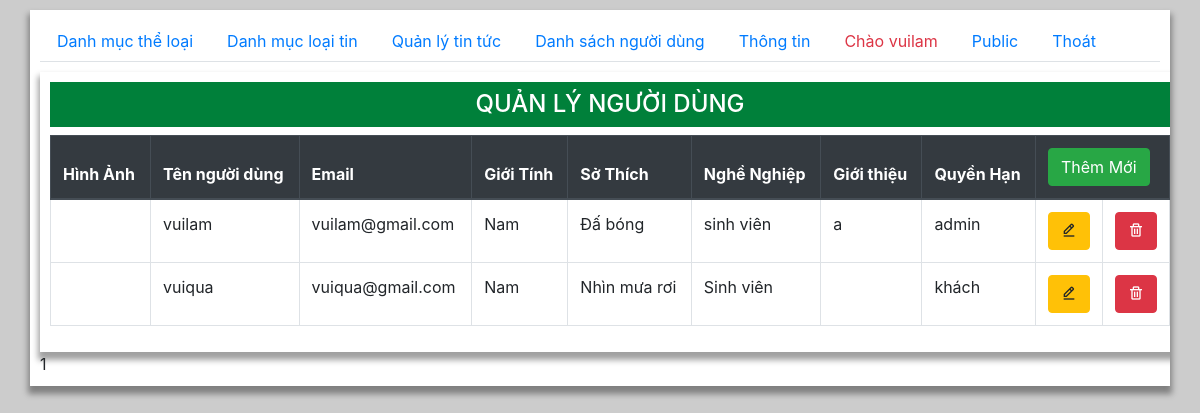
/admin/index.php?page=user (signed in), run on the app's committed database.
### tables this page shows
CREATE TABLE `users` (
  `user_id` int(11) NOT NULL,
  `user_name` varchar(100) DEFAULT NULL,
  `email` varchar(150) DEFAULT NULL,
  `password` varchar(50) DEFAULT NULL,
  `created_at` datetime DEFAULT NULL,
  `gt` varchar(10) DEFAULT NULL,
  `file_img` varchar(300) DEFAULT NULL,
  `hobby` varchar(100) DEFAULT NULL,
  `nghe_nghiep` varchar(100) DEFAULT NULL,
  `intro` longtext DEFAULT NULL,
  `group_id` tinyint(1) DEFAULT 0
);

### functions.php (called while the page is built, shortened)
<?php
  function executeResult($sql)  {
    $conn= new mysqli(DB_HOST,DB_USERNAME,DB_PASSWORD,DB_NAME);
    mysqli_set_charset($conn, "utf8");
    $result=mysqli_query($conn,$sql);
    $data=[];
    if($result!=null){
        while ($row=mysqli_fetch_assoc($result)) {
            $data[]=$row;
        }
    }
    return $data;
  }
?>

### admin/user.php (the view, shortened to what this page needs)
<?php
   require_once "../functions.php";
   $sql="SELECT * FROM users";
   $result=executeResult($sql);
?>
<div class="container">
    <h2 class="py-2 text-center h4 ">QUẢN LÝ NGƯỜI DÙNG</h2>
    <table class="table table-hover table-bordered">
    <thead  class="thead-dark" >
        <tr>
            <th style="width:100px">Hình Ảnh </th>
            <th>Tên người dùng</th>
            <th>Email</th>
            <th>Giới Tính</th>
            <th>Sở Thích</th>
            <th>Nghề Nghiệp</th>
            <th>Giới thiệu</th>
            <th>Quyền Hạn</th>
            <th colspan="2">
            <a class="btn btn-success" href="/admin/index.php?page=user_them_sua">Thêm Mới</a>
            </th>
        </tr>
    </thead>
    <tbody>
        <?php
            foreach ($result as $item) {
                $gt= $item['gt']?"Nữ":'Nam';
                $admin= $item['group_id']?"admin":'khách';
                echo "<tr>
                        <td>  <img  style=\"width:100%\"  src=\"$item[file_img]\" alt=\"\"></td>
                        <td>$item[user_name]</td>
                        <td>$item[email]</td>
                        <td>$gt</td>
                        <td>$item[hobby]</td>
                        <td>$item[nghe_nghiep]</td>
                        <td>$item[intro]</td>
                        <td>$admin</td>
                        <td style=\"width:60px\"><a href=\"./user_them_sua.php?idLT=$item[user_id]\"><button class=\"btn btn-warning\"><i class='bx bx-edit-alt'></i></button></a></td>
                        <td style=\"width:60px\"><button class=\"btn btn-danger\" onclick=\"deleteUser($item[user_id])\"><i class='bx bx-trash'></i></button></td>
                    </tr>";
            }
        ?>
    </tbody>
</table>
</div>

### admin/main.css (style rules this page uses)
body { width: 100%; min-height:100vh; background: #ccc; }
.container { margin: auto; margin-top: 10px; width: 1200px; padding: 10px; overflow: hidden; background: #fff; box-shadow: 0 6px 6px 2px rgba(0, 0, 0, 0.372) ; }
.container h2 { background: rgb(0, 128, 58); color: #fff; }
button { border: 1px double #333; border-radius: 3px; outline: none; }

### data on the page
users: user_name "vuilam", email "vuilam@gmail.com", gt "Nam", hobby "Đấ bóng", nghe_nghiep "sinh viên", intro "a", group "admin"
users: user_name "vuiqua", email "vuiqua@gmail.com", gt "Nam", hobby "Nhìn mưa rơi", nghe_nghiep "Sinh viên", group "khách"

### other printed values
$_SESSION['un'] "vuilam"
require_once "$page.php" "1"
